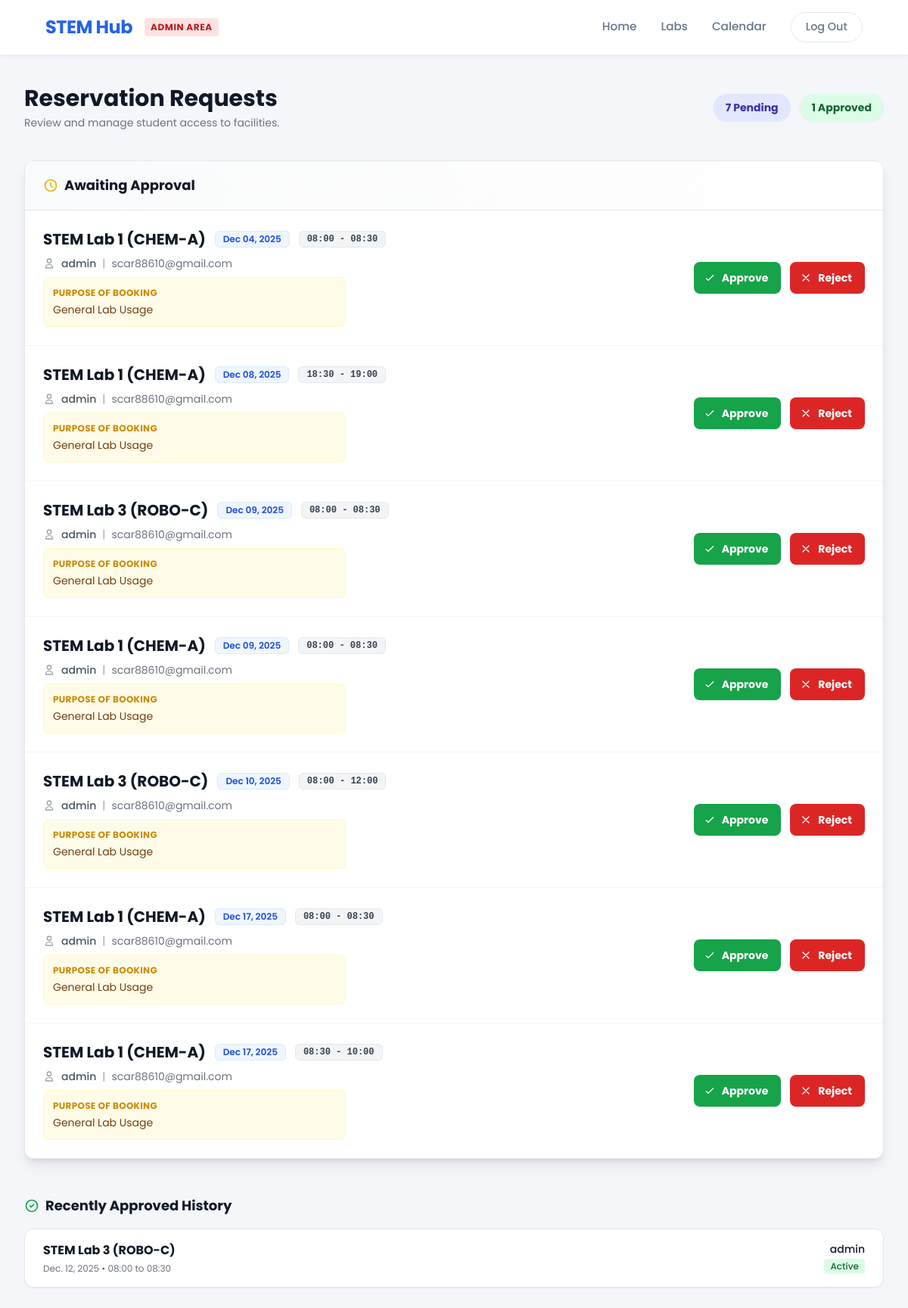
Screenshot of /reservations/dashboard/ (signed in) with the database file from the repository.
### reservations/models.py (models this page shows, shortened)
class Reservation(models.Model):
    STATUS_CHOICES = [
        ('PENDING', 'Pending Approval'),
        ('CONFIRMED', 'Confirmed'),
        ('REJECTED', 'Rejected'),
    ]
    user = models.ForeignKey(User, on_delete=models.CASCADE)
    lab = models.ForeignKey(Lab, on_delete=models.CASCADE)
    date = models.DateField()
    start_time = models.TimeField()
    end_time = models.TimeField()
    purpose = models.TextField(help_text="Reason for booking (e.g., Thesis Research, Class Project)")
    rejection_reason = models.TextField(blank=True, null=True, help_text="Reason why the admin rejected this request")
    status = models.CharField(max_length=10, choices=STATUS_CHOICES, default='PENDING')
    created_at = models.DateTimeField(auto_now_add=True)

### labs/models.py (models this page shows, shortened)
class Lab(models.Model):
    name = models.CharField(max_length=200)
    slug = models.SlugField(unique=True)
    capacity = models.PositiveIntegerField()
    description = models.TextField()
    map_svg_id = models.CharField(max_length=50, unique=True, help_text="Matches ID in Figma SVG")
    is_active = models.BooleanField(default=True)

### reservations/views.py (the view, shortened to what this page needs)
# urls.py: path('dashboard/', views.admin_dashboard, name='dashboard'),
@login_required
@user_passes_test(is_staff) # Restrict to Admins only
def admin_dashboard(request):
    pending_reservations = Reservation.objects.filter(status='PENDING').order_by('date')
    approved_reservations = Reservation.objects.filter(status='CONFIRMED').order_by('-date')[:10] # Show last 10
    context = {
        'pending_reservations': pending_reservations,
        'approved_reservations': approved_reservations
    }
    return render(request, 'reservations/admin_dashboard.html', context)

### reservations/views.py (called while the page is built)
def is_staff(user):
    return user.is_staff

### CORE/templates/reservations/admin_dashboard.html (shortened to what this page needs)
{% load static %}
<!DOCTYPE html>
<html lang="en">
<head>
    <script src="https://cdn.tailwindcss.com"></script>
</head>
<body>
    <header>
        <div class="flex items-center gap-2">
            <h1>STEM Hub</h1>
            <span class="bg-red-100 text-red-700 text-xs font-bold px-2 py-1 rounded ml-2 uppercase tracking-wider">Admin Area</span>
        </div>
        <nav>
            <a href="/">Home</a>
            <a href="{% url 'labs:index' %}">Labs</a>
            <a href="{% url 'reservations:timetable' %}">Calendar</a>
            <a href="/auth/" class="logout-btn">Log Out</a>
        </nav>
    </header>
    <main class="max-w-7xl mx-auto px-4 sm:px-6 lg:px-8 py-10">
        <div class="flex flex-col md:flex-row justify-between items-start md:items-center mb-10 gap-4">
            <div>
                <h2 class="text-3xl font-bold text-gray-900">Reservation Requests</h2>
                <p class="mt-1 text-sm text-gray-500">Review and manage student access to facilities.</p>
            </div>
            <div class="flex items-center gap-3">
                <div class="bg-indigo-100 text-indigo-800 text-sm font-bold px-4 py-2 rounded-full shadow-sm">
                    {{ pending_reservations.count }} Pending
                </div>
                <div class="bg-green-100 text-green-800 text-sm font-bold px-4 py-2 rounded-full shadow-sm">
                    {{ approved_reservations.count }} Approved
                </div>
            </div>
        </div>
        <div class="bg-white shadow-lg overflow-hidden rounded-xl border border-gray-200 mb-12">
            <div class="px-6 py-5 bg-gradient-to-r from-gray-50 to-white border-b border-gray-200 flex justify-between items-center">
                <h3 class="text-lg leading-6 font-bold text-gray-900 flex items-center gap-2">
                    <svg class="w-5 h-5 text-yellow-500" fill="none" stroke="currentColor" viewBox="0 0 24 24"><path stroke-linecap="round" stroke-linejoin="round" stroke-width="2" d="M12 8v4l3 3m6-3a9 9 0 11-18 0 9 9 0 0118 0z"></path></svg>
                    Awaiting Approval
                </h3>
            </div>
            {% if pending_reservations %}
            <ul class="divide-y divide-gray-100">
                {% for res in pending_reservations %}
                <li class="p-6 hover:bg-gray-50 transition duration-150 ease-in-out">
                    <div class="flex flex-col lg:flex-row justify-between items-start lg:items-center gap-6">
                        <div class="flex-grow space-y-2">
                            <div class="flex items-center gap-3 flex-wrap">
                                <h4 class="text-xl font-bold text-gray-900">{{ res.lab.name }}</h4>
                                <span class="px-2.5 py-0.5 rounded-md text-xs font-semibold bg-blue-50 text-blue-700 border border-blue-100">
                                    {{ res.date|date:"M d, Y" }}
                                </span>
                                <span class="px-2.5 py-0.5 rounded-md text-xs font-semibold bg-gray-100 text-gray-700 border border-gray-200 font-mono">
                                    {{ res.start_time|time:"H:i" }} - {{ res.end_time|time:"H:i" }}
                                </span>
                            </div>
                            <div class="flex items-center gap-2 text-sm text-gray-600">
                                <svg class="w-4 h-4 text-gray-400" fill="none" stroke="currentColor" viewBox="0 0 24 24"><path stroke-linecap="round" stroke-linejoin="round" stroke-width="2" d="M16 7a4 4 0 11-8 0 4 4 0 018 0zM12 14a7 7 0 00-7 7h14a7 7 0 00-7-7z"></path></svg>
                                <span class="font-medium">{{ res.user.username }}</span>
                                <span class="text-gray-400">|</span>
                                <span class="text-gray-500">{{ res.user.email }}</span>
                            </div>
                            <div class="mt-2 text-sm bg-yellow-50 text-yellow-900 p-3 rounded-lg border border-yellow-100 inline-block w-full lg:w-auto lg:min-w-[400px]">
                                <span class="font-bold text-xs uppercase tracking-wide text-yellow-600 block mb-1">Purpose of Booking</span>
                                {{ res.purpose }}
                            </div>
                        </div>
                        <div class="flex items-center gap-3 w-full lg:w-auto">
                            <form method="post" class="w-1/2 lg:w-auto" onsubmit="return confirm('Confirm approval for {{ res.user.username }}?');">
                                <button type="submit" class="w-full inline-flex justify-center items-center px-4 py-2.5 border border-transparent text-sm font-bold rounded-lg text-white bg-green-600 hover:bg-green-700 shadow-sm focus:outline-none focus:ring-2 focus:ring-offset-2 focus:ring-green-500 transition">
                                    <svg class="mr-2 -ml-1 h-4 w-4" fill="none" stroke="currentColor" viewBox="0 0 24 24"><path stroke-linecap="round" stroke-linejoin="round" stroke-width="2" d="M5 13l4 4L19 7"></path></svg>
                                    Approve
                                </button>
                            </form>
                            <button onclick="openRejectModal('{{ res.id }}', '{{ res.user.username }}')" class="w-1/2 lg:w-auto inline-flex justify-center items-center px-4 py-2.5 border border-transparent text-sm font-bold rounded-lg text-white bg-red-600 hover:bg-red-700 shadow-sm focus:outline-none focus:ring-2 focus:ring-offset-2 focus:ring-red-500 transition">
                                <svg class="mr-2 -ml-1 h-4 w-4" fill="none" stroke="currentColor" viewBox="0 0 24 24"><path stroke-linecap="round" stroke-linejoin="round" stroke-width="2" d="M6 18L18 6M6 6l12 12"></path></svg>
                                Reject
                            </button>
                        </div>
                    </div>
                </li>
                {% endfor %}
            </ul>
            {% endif %}
        </div>
        <h3 class="text-lg font-bold text-gray-900 mb-4 flex items-center gap-2">
            <svg class="w-5 h-5 text-green-600" fill="none" stroke="currentColor" viewBox="0 0 24 24"><path stroke-linecap="round" stroke-linejoin="round" stroke-width="2" d="M9 12l2 2 4-4m6 2a9 9 0 11-18 0 9 9 0 0118 0z"></path></svg>
            Recently Approved History
        </h3>
        <div class="bg-white shadow-sm overflow-hidden rounded-xl border border-gray-200">
            <ul class="divide-y divide-gray-100">
                {% for res in approved_reservations %}
                <li class="px-6 py-4 hover:bg-gray-50 transition flex justify-between items-center">
                    <div>
                        <span class="font-bold text-gray-900">{{ res.lab.name }}</span>
                        <div class="text-xs text-gray-500 mt-1">
                            {{ res.date }} • {{ res.start_time|time:"H:i" }} to {{ res.end_time|time:"H:i" }}
                        </div>
                    </div>
                    <div class="text-right">
                        <div class="text-sm font-medium text-gray-900">{{ res.user.username }}</div>
                        <span class="inline-flex items-center px-2 py-0.5 rounded text-xs font-medium bg-green-100 text-green-800">
                            Active
                        </span>
                    </div>
                </li>
                {% empty %}
                <li class="px-6 py-4 text-sm text-gray-500 text-center">No approved history yet.</li>
                {% endfor %}
            </ul>
        </div>
    </main>
</body>
</html>

### CORE/templates/reservations/admin_dashboard.html (style rules this page uses)
body { font-family: 'Poppins', sans-serif; background-color: #f4f6f9; color: #1f2937; }
header { background: rgba(255, 255, 255, 0.95); padding: 1rem 5%; display: flex; justify-content: space-between; align-items: center; box-shadow: 0 4px 6px -1px rgba(0, 0, 0, 0.05); position: sticky; top: 0; z-index: 50; backdrop-filter: blur(10px); }
header h1 { font-size: 1.5rem; font-weight: 700; color: #2563eb; letter-spacing: -0.5px; }
nav { display: flex; gap: 2rem; align-items: center; }
nav a { font-weight: 500; font-size: 0.95rem; color: #64748b; transition: color 0.3s; }
.logout-btn { padding: 0.5rem 1.2rem; border: 1px solid #e2e8f0; border-radius: 2rem; font-size: 0.9rem; transition: all 0.3s; }

### rows the page displays
Reservation: lab.name "STEM Lab 1 (CHEM-A)", date "Dec 04, 2025", start_time "08:00", end_time "08:30", user.username "admin", user.email "scar88610@gmail.com", purpose "General Lab Usage"
Reservation: lab.name "STEM Lab 1 (CHEM-A)", date "Dec 08, 2025", start_time "18:30", end_time "19:00", user.username "admin", user.email "scar88610@gmail.com", purpose "General Lab Usage"
Reservation: lab.name "STEM Lab 3 (ROBO-C)", date "Dec 09, 2025", start_time "08:00", end_time "08:30", user.username "admin", user.email "scar88610@gmail.com", purpose "General Lab Usage"
Reservation: lab.name "STEM Lab 1 (CHEM-A)", date "Dec 09, 2025", start_time "08:00", end_time "08:30", user.username "admin", user.email "scar88610@gmail.com", purpose "General Lab Usage"
Reservation: lab.name "STEM Lab 3 (ROBO-C)", date "Dec 10, 2025", start_time "08:00", end_time "12:00", user.username "admin", user.email "scar88610@gmail.com", purpose "General Lab Usage"
Reservation: lab.name "STEM Lab 1 (CHEM-A)", date "Dec 17, 2025", start_time "08:00", end_time "08:30", user.username "admin", user.email "scar88610@gmail.com", purpose "General Lab Usage"
Reservation: lab.name "STEM Lab 1 (CHEM-A)", date "Dec 17, 2025", start_time "08:30", end_time "10:00", user.username "admin", user.email "scar88610@gmail.com", purpose "General Lab Usage"
Reservation: lab.name "STEM Lab 3 (ROBO-C)", date "Dec. 12, 2025", start_time "08:00", end_time "08:30", user.username "admin"

### other values shown
{{ pending_reservations.count }} "7"
{{ approved_reservations.count }} "1"
